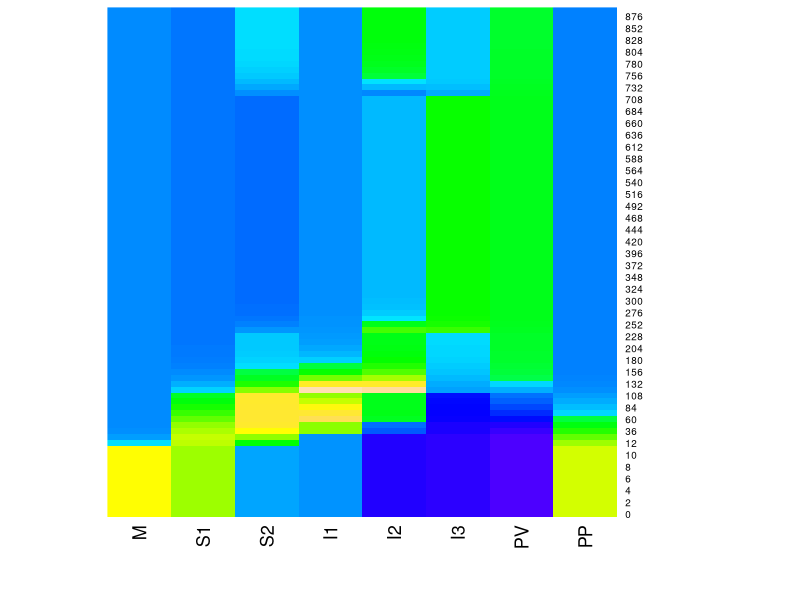

Generate this figure with R:
# R script to read matrix in CSV and display heatmap
ip = read.csv('heatmapdata.csv', header=TRUE, colClasses = c("factor", "double", "double", "double", "double", "double", "double", "double", "double"))
row.names(ip) = ip$age
ip = ip[,2:length(ip)]
ip = data.matrix(ip)
ip_heatmap = heatmap(ip, Rowv=NA, Colv=NA, col=topo.colors(256), scale="column")
